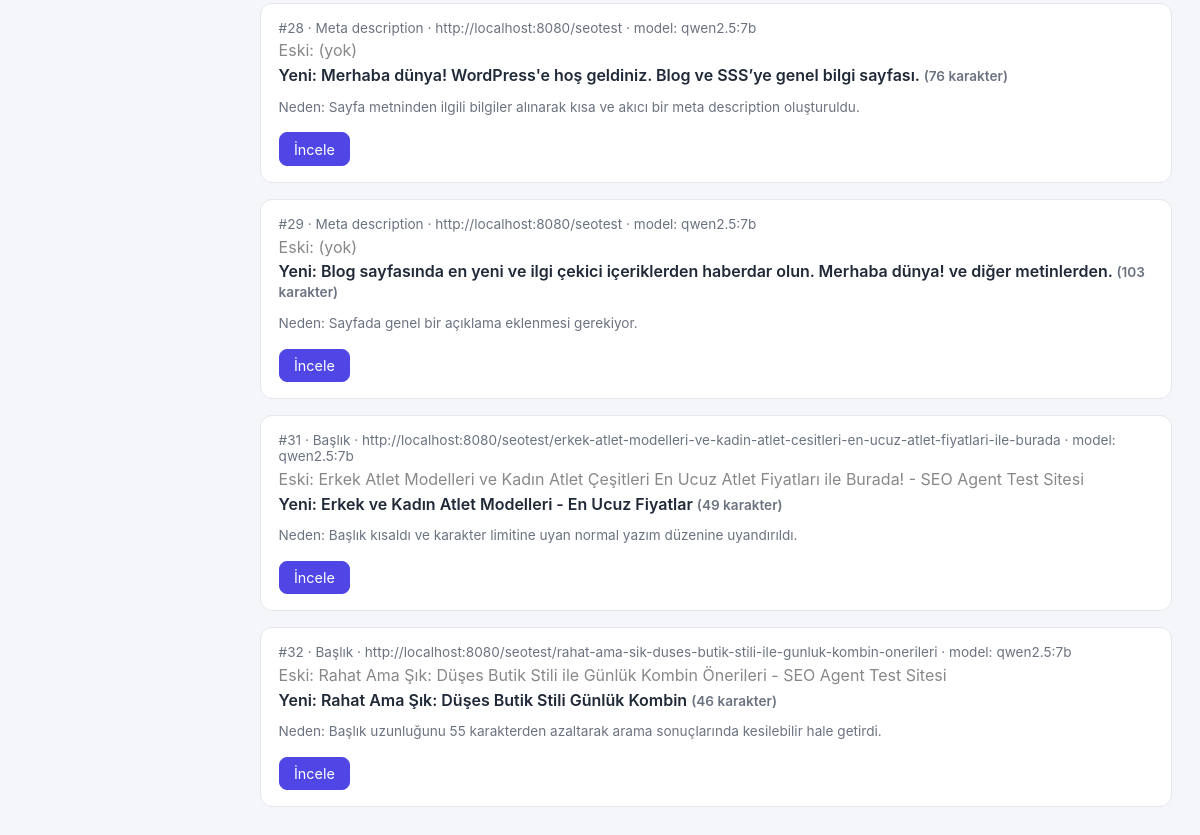
Before: / (lower part) with the older database file.
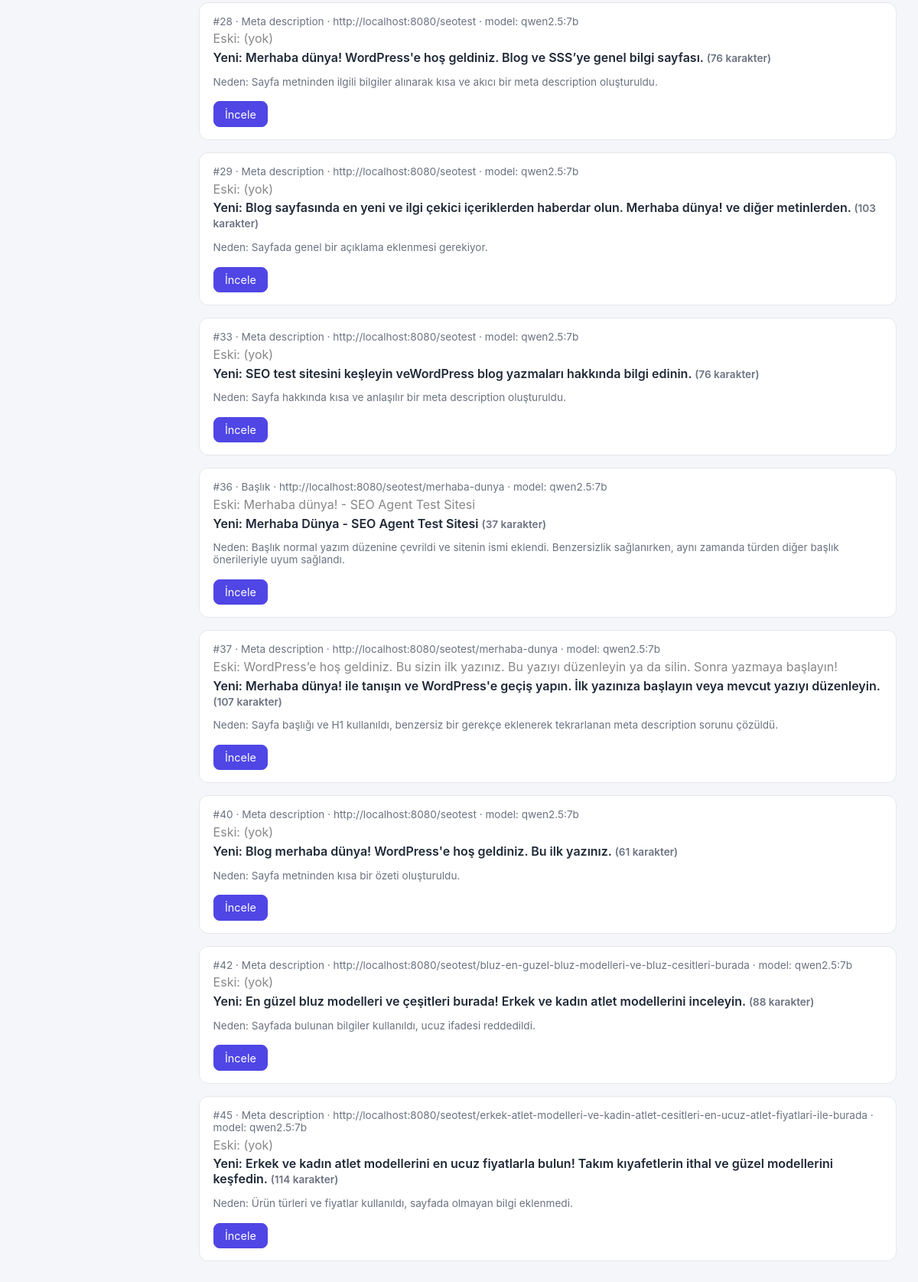
After: the same page with the newer database file.
### tables this page shows
CREATE TABLE applied_changes (
    id INTEGER PRIMARY KEY,
    page_id INTEGER NOT NULL,
    issue_id INTEGER,                    
    ai_report_id INTEGER,                
    change_type TEXT NOT NULL,           
    old_value TEXT,
    new_value TEXT,
    status TEXT NOT NULL DEFAULT 'pending'
        CHECK (status IN ('pending', 'approved', 'rejected', 'applied', 'failed', 'reverted')),
    created_at TIMESTAMP DEFAULT CURRENT_TIMESTAMP,
    applied_at TIMESTAMP,
    FOREIGN KEY (page_id) REFERENCES pages (id),
    FOREIGN KEY (issue_id) REFERENCES issues (id) ON DELETE SET NULL,
    FOREIGN KEY (ai_report_id) REFERENCES ai_reports (id) ON DELETE SET NULL
);

CREATE TABLE pages (
    id INTEGER PRIMARY KEY,
    crawl_run_id INTEGER NOT NULL,
    url TEXT NOT NULL,
    status_code INTEGER,                 
    error_message TEXT,                  
    title TEXT,
    meta_description TEXT,
    h1_count INTEGER,
    h1_text TEXT,                        
    image_count INTEGER,
    images_missing_alt INTEGER,
    content_text TEXT,                  
    extra_data TEXT,                     
    crawled_at TIMESTAMP DEFAULT CURRENT_TIMESTAMP,
    UNIQUE (crawl_run_id, url),
    FOREIGN KEY (crawl_run_id) REFERENCES crawl_runs (id) ON DELETE CASCADE
);

CREATE TABLE ai_reports (
    id INTEGER PRIMARY KEY,
    crawl_run_id INTEGER NOT NULL,
    page_id INTEGER,                     
    model TEXT NOT NULL,
    recommendations TEXT,                
    report_content TEXT,                 
    created_at TIMESTAMP DEFAULT CURRENT_TIMESTAMP,
    FOREIGN KEY (crawl_run_id) REFERENCES crawl_runs (id) ON DELETE CASCADE,
    FOREIGN KEY (page_id) REFERENCES pages (id) ON DELETE SET NULL
);

### app.py (the view)
    @app.route("/")
    def pending_list():
        items = list_pending(get_db())
        for item in items:
            item["field_name"] = FIELD_NAMES.get(item["field"], item["field"])
            item["warning"] = length_warning(item["field"], item["new"])
        return render_template("list.html", items=items)

### database.py (called while the page is built)
def get_connection(db_path=DB_PATH):
    connection = sqlite3.connect(db_path)
    connection.execute("PRAGMA foreign_keys = ON")
    return connection

### review.py (called while the page is built)
def _reason_for(recommendations_json, field):
    try:
        for item in json.loads(recommendations_json or "[]"):
            if item.get("field") == field:
                return item.get("reason", "")
    except ValueError:
        pass
    return ""

def list_pending(conn):
    rows = conn.execute(
        """
        SELECT c.id, p.url, c.change_type, c.old_value, c.new_value, r.model, r.recommendations
        FROM applied_changes c
        JOIN pages p ON p.id = c.page_id
        LEFT JOIN ai_reports r ON r.id = c.ai_report_id
        WHERE c.status = 'pending'
        ORDER BY c.id
        """
    ).fetchall()
    return [
        {"id": r[0], "url": r[1], "field": r[2], "old": r[3], "new": r[4], "model": r[5],
         "reason": _reason_for(r[6], r[2])}
        for r in rows
    ]

def length_warning(field, value):
    if field not in LIMITS:
        return None
    low, high = LIMITS[field]
    if len(value) < low:
        return f"uyarı: {len(value)} karakter, önerilen en az {low}"
    if len(value) > high:
        return f"uyarı: {len(value)} karakter, önerilen en fazla {high}"
    return None

### templates/list.html (shortened to what this page needs)
{% extends "base.html" %}
{% block content %}
{% for item in items %}
<div class="card">
  <div class="meta">#{{ item.id }} · {{ item.field_name }} · {{ item.url }} · model: {{ item.model or "-" }}</div>
  <p class="old">Eski: {{ item.old or "(yok)" }}</p>
  <p class="new">Yeni: {{ item.new }} <span class="meta">({{ item.new|length }} karakter)</span></p>
  {% if item.reason %}<p class="meta">Neden: {{ item.reason }}</p>{% endif %}
  <a class="btn primary" href="{{ url_for('change_page', change_id=item.id) }}">İncele</a>
</div>
{% else %}
<p class="empty">Bekleyen öneri yok. Öneri üretmek için: <code>python ai.py</code></p>
{% endfor %}
{% endblock %}

### templates/base.html (shortened to what this page needs)
<!doctype html>
<html lang="tr">
<head>
</head>
<body>
  {% set ep = request.endpoint %}
  <div class="app">
    <main class="main">
      <div class="content {% block content_class %}{% endblock %}">
        {% block content %}{% endblock %}
      </div>
    </main>
  </div>
</body>
</html>

### templates/base.html (style rules this page uses)
:root { --bg:#f5f6fa; --card:#fff; --ink:#1f2937; --muted:#6b7280; --line:#e5e7eb; --accent:#4f46e5; --side:#0f172a; --ok:#15803d; --warn:#b45309; --err:#b91c1c; }
* { box-sizing: border-box; }
body { margin:0; font-family: Inter, system-ui, -apple-system, "Segoe UI", sans-serif; background:var(--bg); color:var(--ink); }
.app { display:grid; grid-template-columns:232px minmax(0,1fr); min-height:100vh; }
.main { min-width:0; }
.content { padding:24px 28px; max-width:980px; }
.card { background:var(--card); border:1px solid var(--line); border-radius:12px; padding:1rem 1.1rem; margin-bottom:1rem; }
.old { color:#888; margin:.3rem 0; }
.new { font-weight:600; margin:.3rem 0; }
button, a.btn { font:inherit; font-size:.9rem; padding:.45rem .9rem; border:1px solid var(--line); border-radius:8px; background:#fff; color:var(--ink); cursor:pointer; text-decoration:none; display:inline-block; margin:.25rem .25rem 0 0; }
button.primary, a.btn.primary { background:var(--accent); border-color:var(--accent); color:#fff; }

Changed rows visible on the page:
no longer on this page (row edited): applied_changes: id "31", field_name "Başlık", url "http://localhost:8080/seotest/erkek-atlet-modelleri-ve-kadin-atlet-cesitleri-en-ucuz-atlet-fiyatlari-ile-burada", model "qwen2.5:7b", old_value "Erkek Atlet Modelleri ve Kadın Atlet Çeşitleri En Ucuz Atlet Fiyatları ile Burada! - SEO Agent Test Sitesi", new "Erkek ve Kadın Atlet Modelleri - En Ucuz Fiyatlar", new|length "49", reason "Başlık kısaldı ve karakter limitine uyan normal yazım düzenine uyandırıldı."
no longer on this page (row edited): applied_changes: id "32", field_name "Başlık", url "http://localhost:8080/seotest/rahat-ama-sik-duses-butik-stili-ile-gunluk-kombin-onerileri", model "qwen2.5:7b", old_value "Rahat Ama Şık: Düşes Butik Stili ile Günlük Kombin Önerileri - SEO Agent Test Sitesi", new "Rahat Ama Şık: Düşes Butik Stili Günlük Kombin", new|length "46", reason "Başlık uzunluğunu 55 karakterden azaltarak arama sonuçlarında kesilebilir hale getirdi."
added applied_changes: id "33", field_name "Meta description", url "http://localhost:8080/seotest", model "qwen2.5:7b", old "(yok)", new "SEO test sitesini keşleyin veWordPress blog yazmaları hakkında bilgi edinin.", new|length "76", reason "Sayfa hakkında kısa ve anlaşılır bir meta description oluşturuldu."
added applied_changes: id "36", field_name "Başlık", url "http://localhost:8080/seotest/merhaba-dunya", model "qwen2.5:7b", old_value "Merhaba dünya! - SEO Agent Test Sitesi", new "Merhaba Dünya - SEO Agent Test Sitesi", new|length "37", reason "Başlık normal yazım düzenine çevrildi ve sitenin ismi eklendi. Benzersizlik sağlanırken, aynı zamanda türden diğer başlık önerileriyle uyum sağlandı."
added applied_changes: id "37", field_name "Meta description", url "http://localhost:8080/seotest/merhaba-dunya", model "qwen2.5:7b", old_value "WordPress’e hoş geldiniz. Bu sizin ilk yazınız. Bu yazıyı düzenleyin ya da silin. Sonra yazmaya başlayın!", new "Merhaba dünya! ile tanışın ve WordPress'e geçiş yapın. İlk yazınıza başlayın veya mevcut yazıyı düzenleyin.", new|length "107", reason "Sayfa başlığı ve H1 kullanıldı, benzersiz bir gerekçe eklenerek tekrarlanan meta description sorunu çözüldü."
added applied_changes: id "40", field_name "Meta description", url "http://localhost:8080/seotest", model "qwen2.5:7b", old "(yok)", new "Blog merhaba dünya! WordPress'e hoş geldiniz. Bu ilk yazınız.", new|length "61", reason "Sayfa metninden kısa bir özeti oluşturuldu."
added applied_changes: id "42", field_name "Meta description", url "http://localhost:8080/seotest/bluz-en-guzel-bluz-modelleri-ve-bluz-cesitleri-burada", model "qwen2.5:7b", old "(yok)", new "En güzel bluz modelleri ve çeşitleri burada! Erkek ve kadın atlet modellerini inceleyin.", new|length "88", reason "Sayfada bulunan bilgiler kullanıldı, ucuz ifadesi reddedildi."
added applied_changes: id "45", field_name "Meta description", url "http://localhost:8080/seotest/erkek-atlet-modelleri-ve-kadin-atlet-cesitleri-en-ucuz-atlet-fiyatlari-ile-burada", model "qwen2.5:7b", old "(yok)", new "Erkek ve kadın atlet modellerini en ucuz fiyatlarla bulun! Takım kıyafetlerin ithal ve güzel modellerini keşfedin.", new|length "114", reason "Ürün türleri ve fiyatlar kullanıldı, sayfada olmayan bilgi eklenmedi."
